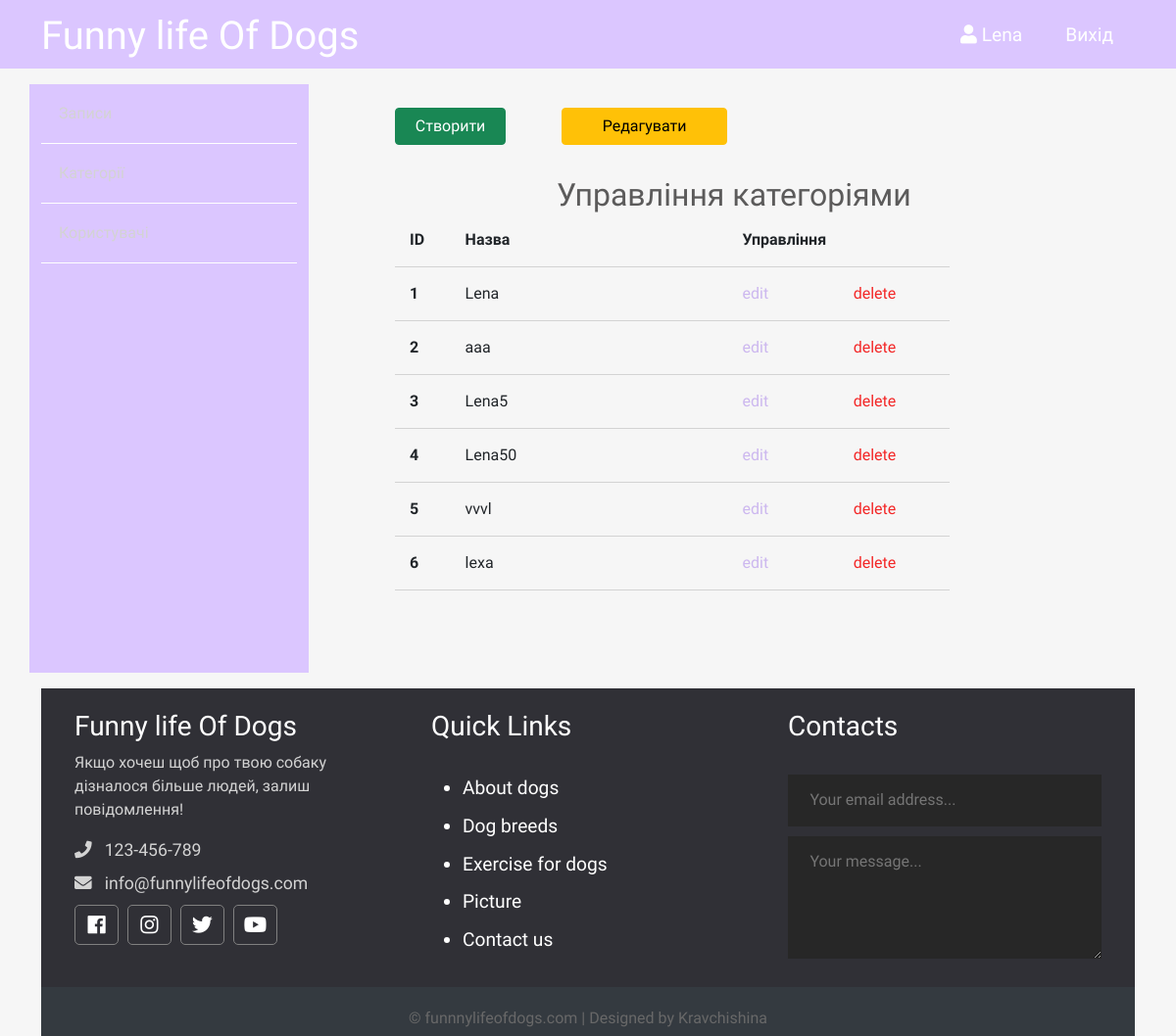
Screenshot of /admin/topics/index.php (signed in) with the database file from the repository.
### tables this page shows
CREATE TABLE `topics` (
  `id` int NOT NULL,
  `name` varchar(121) NOT NULL,
  `description` text NOT NULL
);

### app/database/db.php (called while the page is built, shortened)
<?php
require 'connect.php';
function dbCheckError($query){
    $errInfo = $query->errorInfo();
    return true;
}
function selectAll($table, $params = []){
    global $pdo;
    $sql = "SELECT * FROM $table";
    $query = $pdo->prepare($sql);
    $query->execute();
    return $query->fetchAll();
}

### app/controllers/topics.php (called while the page is built, shortened)
<?php
include SITE_ROOT . "/app/database/db.php";
$topics = selectAll('topics');

### admin/topics/index.php (the view, shortened to what this page needs)
<?php session_start();
include "../../app/controllers/topics.php";
?>
<!DOCTYPE html>
<html lang="en">
<head>
    <link href="https://cdn.jsdelivr.net/npm/bootstrap@5.0.0-beta2/dist/css/bootstrap.min.css" rel="stylesheet">
    <link rel="stylesheet" href="https://use.fontawesome.com/releases/v5.7.2/css/all.css"
>
    <link rel="stylesheet" href="../../assets/css/admin.css">
</head>
<body>
<?php include("../../app/include/header-admin.php");?>
<div class="container">
    <?php include "../../app/include/sidebar-admin.php"; ?>
    <div class="posts col-9">
        <div class="button row">
            <a href="<?php echo BASE_URL . "admin/topics/create.php";?>" class="col-2 btn btn-success">Створити</a>
            <span class="col-1"></span>
            <a href="<?php echo BASE_URL . "admin/topics/index.php";?>" class="col-3 btn btn-warning">Редагувати</a>
        </div>
        <div class="row title-table">
            <h2>Управління категоріями</h2>
            <div class="col-1">ID</div>
            <div class="col-5">Назва</div>
            <div class="col-4">Управління</div>
        </div>
        <?php foreach ($topics as $key => $topic): ?>
            <div class="row post">
                <div class="id col-1"><?=$key + 1; ?></div>
                <div class="title col-5"><?=$topic['name']; ?></div>
                <div class="red col-2"><a href="edit.php?id=<?=$topic['id']; ?>">edit</a></div>
                <div class="del col-2"><a href="edit.php?del_id=<?=$topic['id']; ?>">delete</a></div>
            </div>
        <?php endforeach; ?>
    </div>
</div>
<?php include("../../app/include/footer.php");?>
</body>
</html>

### assets/css/admin.css (style rules this page uses)
* { font-family: 'Comfortaa', cursive; }
html, h1, h2, h3, h4, h5, h6 { color: #5c5b5b; }
body { background: #f6f6f6; }
a { text-decoration: none; color: inherit; }
.posts { height: 100%; padding: 40px 100px 100px; }
.posts h2 { text-align: center; margin: 2rem 0 0 0.4rem; }
.posts .title-table div { padding: 15px; text-align: left; border-bottom: 1px solid #d3d3d3; font-weight: 700; }
.posts .post div { padding: 15px; text-align: left; border-bottom: 1px solid #d3d3d3; }
.posts .post .red { color: #ccb7ef; }
.posts .post .del { color: rgba(243, 13, 13, 0.89); }
.posts .post .id { font-weight: bold; }

### rows the page displays
topics: name "Lena"
topics: name "aaa"
topics: name "Lena5"
topics: name "Lena50"
topics: name "vvvl"
topics: name "lexa"

### other values shown
$_SESSION['login'] "Lena"
